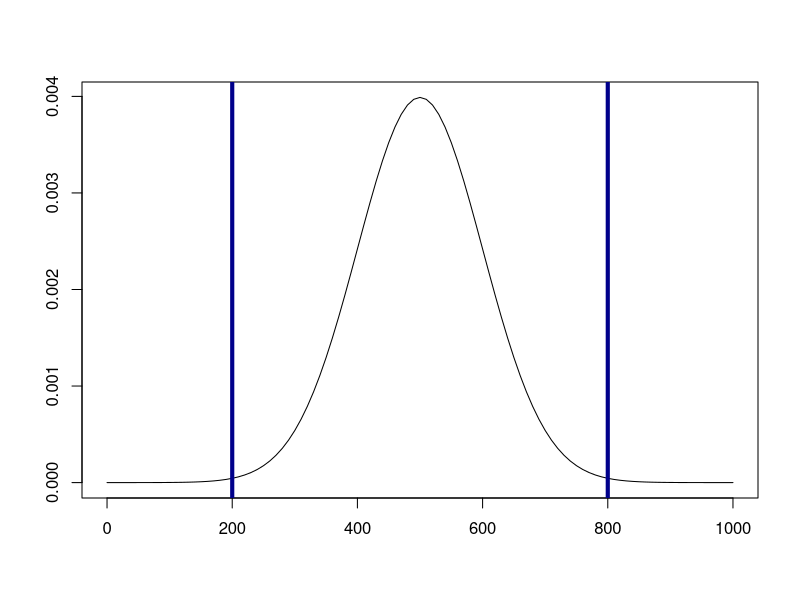

The R source for this figure:
## ---- chunk 1
knitr::opts_chunk$set(echo = TRUE)
## ---- chunk 2

curve(dnorm(x, 500, 100), from=0, to=1000, xlab = c(""), ylab = c(""))
abline(v = 200, col = "darkblue", lwd = 4)
abline(v = 800, col = "darkblue", lwd = 4)

## ---- chunk 3

pnorm(800, mean = 500, sd = 100) - pnorm(200, mean=500, sd= 100)

## ---- chunk 4

pnorm(700, mean=800, sd=150)

## ---- chunk 5
# 1. Weg
1 - pnorm(900, mean=800, sd=150)

# 2.Weg
pnorm(900, mean=800, sd=150, lower.tail = FALSE)
## ---- chunk 6
# 1. Weg
1 - pnorm(800, mean=800, sd=150)

# 2.Weg
pnorm(800, mean=800, sd=150, lower.tail = FALSE)
